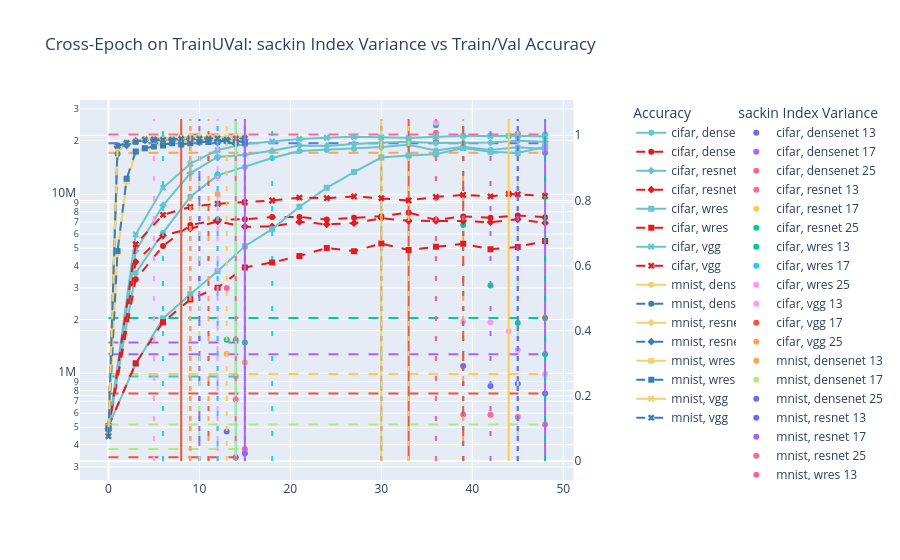

Notebook code cell kept with this figure:
### Code cell
epoch_trainUval = epoch_data[(epoch_data['split'] == 'trainUval')]
epoch_trainUval = epoch_trainUval.sort_values(by='epoch')

fig = make_subplots(specs=[[{"secondary_y": True}]], )

train_acc_trainUval = px.line(epoch_trainUval, x='epoch', y='train_acc', color="dataset", color_discrete_sequence=color_seq_train, symbol="model")
val_acc_trainUval = px.line(epoch_trainUval, x='epoch', y='val_acc', color="dataset", color_discrete_sequence=color_seq_val, symbol="model", line_dash_sequence=['dash'])

traces = tuple(train_acc_trainUval.data)

for i, trace in enumerate(traces):
	# get dataset, model out of the trace
	dataset, model = str(trace['name']).split(", ")
    
	all_epochs = epoch_trainUval[(epoch_trainUval['dataset'] == dataset) & (epoch_trainUval['model'] == model)].copy()

	for size in window_sizes:     
		col_name = f"sackin_index_std_w{size}"
		all_epochs[col_name] = all_epochs["sackin_index"].rolling(size).std()
  
		group = f"{trace["name"]} {size}"
		sackin_scatter_trainUval = go.Scatter(x=all_epochs['epoch'], y=all_epochs[col_name], mode='markers', name=group, legend="legend2", legendgroup=group)

		fig.add_trace(
			sackin_scatter_trainUval,
			secondary_y=False
		)
  
		epoch_span = (all_epochs['epoch'].min(), all_epochs['epoch'].max())
		lowest_5_variances = all_epochs.nsmallest(10, col_name)[col_name].to_numpy()
		for j, e in enumerate(lowest_5_variances[[0, -1]]):
			xline = go.Scatter(x=epoch_span, y=[e, e], mode="lines", line=dict(dash=f"10px 10px"), legend="legend2", legendgroup=group, showlegend=False)
			fig.add_trace(xline, secondary_y=False)

 
	fig.update_yaxes(type="log", secondary_y=False)

	fig.add_trace(
		train_acc_trainUval.data[i],
		secondary_y=True,
	)
 
	fig.add_trace(
		val_acc_trainUval.data[i],
		secondary_y=True,
	)
 
	top_5_epochs = all_epochs.sort_values(by='val_acc', ascending=False).iloc[:5]['epoch'].to_numpy()

	for i, e in enumerate(top_5_epochs):
		fig.add_trace(go.Scatter(x=[e, e], y=[0, 1.05], mode="lines", line=dict(color=trace['marker']['color'], dash=f"5px {i*5}px"), legendgroup=trace['name'], showlegend=False), secondary_y=True)

# set title
fig.update_layout(
	title_text="Cross-Epoch on TrainUVal: sackin Index Variance vs Train/Val Accuracy",
	legend = dict(title="Accuracy", tracegroupgap=0, x=1.05, y=1),
	legend2 = dict(title="sackin Index Variance", tracegroupgap=0, x=1.25, y=1),
)
fig.show()

### Figure 1 — Plotly figure (JSON) as saved in the notebook; plotly's stock layout.template omitted (floating-point values rounded to 4 significant figures)
{"data": [{"legend": "legend2", "legendgroup": "cifar, densenet 13", "mode": "markers", "name": "cifar, densenet 13", "type": "scatter", "x": [0, 3, 6, 9, 12, 15, 18, 21, 24, 27, 30, 33, 36, 39, 42, 45, 48], "xaxis": "x", "y": [NaN, NaN, NaN, NaN, NaN, NaN, NaN, NaN, NaN, NaN, NaN, NaN, 19590000.0, 1100000.0, 851300.0, 875000.0, 771700.0], "yaxis": "y"}, {"legend": "legend2", "legendgroup": "cifar, densenet 13", "line": {"dash": "10px 10px"}, "mode": "lines", "showlegend": false, "type": "scatter", "x": [0, 48], "xaxis": "x", "y": [771700.0, 771700.0], "yaxis": "y"}, {"legend": "legend2", "legendgroup": "cifar, densenet 13", "line": {"dash": "10px 10px"}, "mode": "lines", "showlegend": false, "type": "scatter", "x": [0, 48], "xaxis": "x", "y": [null, null], "yaxis": "y"}, {"legend": "legend2", "legendgroup": "cifar, densenet 17", "mode": "markers", "name": "cifar, densenet 17", "type": "scatter", "x": [0, 3, 6, 9, 12, 15, 18, 21, 24, 27, 30, 33, 36, 39, 42, 45, 48], "xaxis": "x", "y": [NaN, NaN, NaN, NaN, NaN, NaN, NaN, NaN, NaN, NaN, NaN, NaN, NaN, NaN, NaN, NaN, 17090000.0], "yaxis": "y"}, {"legend": "legend2", "legendgroup": "cifar, densenet 17", "line": {"dash": "10px 10px"}, "mode": "lines", "showlegend": false, "type": "scatter", "x": [0, 48], "xaxis": "x", "y": [17090000.0, 17090000.0], "yaxis": "y"}, {"legend": "legend2", "legendgroup": "cifar, densenet 17", "line": {"dash": "10px 10px"}, "mode": "lines", "showlegend": false, "type": "scatter", "x": [0, 48], "xaxis": "x", "y": [null, null], "yaxis": "y"}, {"legend": "legend2", "legendgroup": "cifar, densenet 25", "mode": "markers", "name": "cifar, densenet 25", "type": "scatter", "x": [0, 3, 6, 9, 12, 15, 18, 21, 24, 27, 30, 33, 36, 39, 42, 45, 48], "xaxis": "x", "y": [NaN, NaN, NaN, NaN, NaN, NaN, NaN, NaN, NaN, NaN, NaN, NaN, NaN, NaN, NaN, NaN, NaN], "yaxis": "y"}, {"legend": "legend2", "legendgroup": "cifar, densenet 25", "line": {"dash": "10px 10px"}, "mode": "lines", "showlegend": false, "type": "scatter", "x": [0, 48], "xaxis": "x", "y": [null, null], "yaxis": "y"}, {"legend": "legend2", "legendgroup": "cifar, densenet 25", "line": {"dash": "10px 10px"}, "mode": "lines", "showlegend": false, "type": "scatter", "x": [0, 48], "xaxis": "x", "y": [null, null], "yaxis": "y"}, {"hovertemplate": "dataset=cifar<br>model=densenet<br>epoch=%{x}<br>train_acc=%{y}<extra></extra>", "legendgroup": "cifar, densenet", "line": {"color": "rgb(102, 197, 204)", "dash": "solid"}, "marker": {"symbol": "circle"}, "mode": "lines+markers", "name": "cifar, densenet", "orientation": "v", "showlegend": true, "type": "scatter", "x": [0, 3, 6, 9, 12, 15, 18, 21, 24, 27, 30, 33, 36, 39, 42, 45, 48], "xaxis": "x", "y": [0.09992, 0.5768, 0.7007, 0.8117, 0.8768, 0.9026, 0.9304, 0.9516, 0.9551, 0.9589, 0.9639, 0.9706, 0.953, 0.9645, 0.955, 0.9631, 0.9578], "yaxis": "y2"}, {"hovertemplate": "dataset=cifar<br>model=densenet<br>epoch=%{x}<br>val_acc=%{y}<extra></extra>", "legendgroup": "cifar, densenet", "line": {"color": "rgb(228,26,28)", "dash": "dash"}, "marker": {"symbol": "circle"}, "mode": "lines+markers", "name": "cifar, densenet", "orientation": "v", "showlegend": true, "type": "scatter", "x": [0, 3, 6, 9, 12, 15, 18, 21, 24, 27, 30, 33, 36, 39, 42, 45, 48], "xaxis": "x", "y": [0.0998, 0.5581, 0.6599, 0.7244, 0.7403, 0.7422, 0.7493, 0.749, 0.7413, 0.7468, 0.7517, 0.7626, 0.7403, 0.7509, 0.7467, 0.754, 0.7486], "yaxis": "y2"}, {"legendgroup": "cifar, densenet", "line": {"dash": "5px 0px"}, "mode": "lines", "showlegend": false, "type": "scatter", "x": [33, 33], "xaxis": "x", "y": [0, 1.05], "yaxis": "y2"}, {"legendgroup": "cifar, densenet", "line": {"dash": "5px 5px"}, "mode": "lines", "showlegend": false, "type": "scatter", "x": [45, 45], "xaxis": "x", "y": [0, 1.05], "yaxis": "y2"}, {"legendgroup": "cifar, densenet", "line": {"dash": "5px 10px"}, "mode": "lines", "showlegend": false, "type": "scatter", "x": [30, 30], "xaxis": "x", "y": [0, 1.05], "yaxis": "y2"}, {"legendgroup": "cifar, densenet", "line": {"dash": "5px 15px"}, "mode": "lines", "showlegend": false, "type": "scatter", "x": [39, 39], "xaxis": "x", "y": [0, 1.05], "yaxis": "y2"}, {"legendgroup": "cifar, densenet", "line": {"dash": "5px 20px"}, "mode": "lines", "showlegend": false, "type": "scatter", "x": [18, 18], "xaxis": "x", "y": [0, 1.05], "yaxis": "y2"}, {"legend": "legend2", "legendgroup": "cifar, resnet 13", "mode": "markers", "name": "cifar, resnet 13", "type": "scatter", "x": [0, 3, 6, 9, 12, 15, 18, 21, 24, 27, 30, 33, 36, 39, 42, 45, 48], "xaxis": "x", "y": [NaN, NaN, NaN, NaN, NaN, NaN, NaN, NaN, NaN, NaN, NaN, NaN, 22090000.0, 589900.0, 587900.0, 570900.0, 518500.0], "yaxis": "y"}, {"legend": "legend2", "legendgroup": "cifar, resnet 13", "line": {"dash": "10px 10px"}, "mode": "lines", "showlegend": false, "type": "scatter", "x": [0, 48], "xaxis": "x", "y": [518500.0, 518500.0], "yaxis": "y"}, {"legend": "legend2", "legendgroup": "cifar, resnet 13", "line": {"dash": "10px 10px"}, "mode": "lines", "showlegend": false, "type": "scatter", "x": [0, 48], "xaxis": "x", "y": [null, null], "yaxis": "y"}, {"legend": "legend2", "legendgroup": "cifar, resnet 17", "mode": "markers", "name": "cifar, resnet 17", "type": "scatter", "x": [0, 3, 6, 9, 12, 15, 18, 21, 24, 27, 30, 33, 36, 39, 42, 45, 48], "xaxis": "x", "y": [NaN, NaN, NaN, NaN, NaN, NaN, NaN, NaN, NaN, NaN, NaN, NaN, NaN, NaN, NaN, NaN, 19320000.0], "yaxis": "y"}, {"legend": "legend2", "legendgroup": "cifar, resnet 17", "line": {"dash": "10px 10px"}, "mode": "lines", "showlegend": false, "type": "scatter", "x": [0, 48], "xaxis": "x", "y": [19320000.0, 19320000.0], "yaxis": "y"}, {"legend": "legend2", "legendgroup": "cifar, resnet 17", "line": {"dash": "10px 10px"}, "mode": "lines", "showlegend": false, "type": "scatter", "x": [0, 48], "xaxis": "x", "y": [null, null], "yaxis": "y"}, {"legend": "legend2", "legendgroup": "cifar, resnet 25", "mode": "markers", "name": "cifar, resnet 25", "type": "scatter", "x": [0, 3, 6, 9, 12, 15, 18, 21, 24, 27, 30, 33, 36, 39, 42, 45, 48], "xaxis": "x", "y": [NaN, NaN, NaN, NaN, NaN, NaN, NaN, NaN, NaN, NaN, NaN, NaN, NaN, NaN, NaN, NaN, NaN], "yaxis": "y"}, {"legend": "legend2", "legendgroup": "cifar, resnet 25", "line": {"dash": "10px 10px"}, "mode": "lines", "showlegend": false, "type": "scatter", "x": [0, 48], "xaxis": "x", "y": [null, null], "yaxis": "y"}, {"legend": "legend2", "legendgroup": "cifar, resnet 25", "line": {"dash": "10px 10px"}, "mode": "lines", "showlegend": false, "type": "scatter", "x": [0, 48], "xaxis": "x", "y": [null, null], "yaxis": "y"}, {"hovertemplate": "dataset=cifar<br>model=resnet<br>epoch=%{x}<br>train_acc=%{y}<extra></extra>", "legendgroup": "cifar, resnet", "line": {"color": "rgb(102, 197, 204)", "dash": "solid"}, "marker": {"symbol": "diamond"}, "mode": "lines+markers", "name": "cifar, resnet", "orientation": "v", "showlegend": true, "type": "scatter", "x": [0, 3, 6, 9, 12, 15, 18, 21, 24, 27, 30, 33, 36, 39, 42, 45, 48], "xaxis": "x", "y": [0.1, 0.6449, 0.7851, 0.8831, 0.9335, 0.9403, 0.9524, 0.9688, 0.9675, 0.9736, 0.9768, 0.9805, 0.9766, 0.9767, 0.9776, 0.9831, 0.9798], "yaxis": "y2"}, {"hovertemplate": "dataset=cifar<br>model=resnet<br>epoch=%{x}<br>val_acc=%{y}<extra></extra>", "legendgroup": "cifar, resnet", "line": {"color": "rgb(228,26,28)", "dash": "dash"}, "marker": {"symbol": "diamond"}, "mode": "lines+markers", "name": "cifar, resnet", "orientation": "v", "showlegend": true, "type": "scatter", "x": [0, 3, 6, 9, 12, 15, 18, 21, 24, 27, 30, 33, 36, 39, 42, 45, 48], "xaxis": "x", "y": [0.1, 0.6114, 0.692, 0.7137, 0.7355, 0.7192, 0.7201, 0.7343, 0.7267, 0.7302, 0.7454, 0.7376, 0.737, 0.7365, 0.7333, 0.742, 0.7308], "yaxis": "y2"}, {"legendgroup": "cifar, resnet", "line": {"dash": "5px 0px"}, "mode": "lines", "showlegend": false, "type": "scatter", "x": [30, 30], "xaxis": "x", "y": [0, 1.05], "yaxis": "y2"}, {"legendgroup": "cifar, resnet", "line": {"dash": "5px 5px"}, "mode": "lines", "showlegend": false, "type": "scatter", "x": [45, 45], "xaxis": "x", "y": [0, 1.05], "yaxis": "y2"}, {"legendgroup": "cifar, resnet", "line": {"dash": "5px 10px"}, "mode": "lines", "showlegend": false, "type": "scatter", "x": [33, 33], "xaxis": "x", "y": [0, 1.05], "yaxis": "y2"}, {"legendgroup": "cifar, resnet", "line": {"dash": "5px 15px"}, "mode": "lines", "showlegend": false, "type": "scatter", "x": [36, 36], "xaxis": "x", "y": [0, 1.05], "yaxis": "y2"}, {"legendgroup": "cifar, resnet", "line": {"dash": "5px 20px"}, "mode": "lines", "showlegend": false, "type": "scatter", "x": [39, 39], "xaxis": "x", "y": [0, 1.05], "yaxis": "y2"}, {"legend": "legend2", "legendgroup": "cifar, wres 13", "mode": "markers", "name": "cifar, wres 13", "type": "scatter", "x": [0, 3, 6, 9, 12, 15, 18, 21, 24, 27, 30, 33, 36, 39, 42, 45, 48], "xaxis": "x", "y": [NaN, NaN, NaN, NaN, NaN, NaN, NaN, NaN, NaN, NaN, NaN, NaN, 24360000.0, 6737000.0, 3094000.0, 1914000.0, 1277000.0], "yaxis": "y"}, {"legend": "legend2", "legendgroup": "cifar, wres 13", "line": {"dash": "10px 10px"}, "mode": "lines", "showlegend": false, "type": "scatter", "x": [0, 48], "xaxis": "x", "y": [1277000.0, 1277000.0], "yaxis": "y"}, {"legend": "legend2", "legendgroup": "cifar, wres 13", "line": {"dash": "10px 10px"}, "mode": "lines", "showlegend": false, "type": "scatter", "x": [0, 48], "xaxis": "x", "y": [null, null], "yaxis": "y"}, {"legend": "legend2", "legendgroup": "cifar, wres 17", "mode": "markers", "name": "cifar, wres 17", "type": "scatter", "x": [0, 3, 6, 9, 12, 15, 18, 21, 24, 27, 30, 33, 36, 39, 42, 45, 48], "xaxis": "x", "y": [NaN, NaN, NaN, NaN, NaN, NaN, NaN, NaN, NaN, NaN, NaN, NaN, NaN, NaN, NaN, NaN, 21620000.0], "yaxis": "y"}, {"legend": "legend2", "legendgroup": "cifar, wres 17", "line": {"dash": "10px 10px"}, "mode": "lines", "showlegend": false, "type": "scatter", "x": [0, 48], "xaxis": "x", "y": [21620000.0, 21620000.0], "yaxis": "y"}, {"legend": "legend2", "legendgroup": "cifar, wres 17", "line": {"dash": "10px 10px"}, "mode": "lines", "showlegend": false, "type": "scatter", "x": [0, 48], "xaxis": "x", "y": [null, null], "yaxis": "y"}, {"legend": "legend2", "legendgroup": "cifar, wres 25", "mode": "markers", "name": "cifar, wres 25", "type": "scatter", "x": [0, 3, 6, 9, 12, 15, 18, 21, 24, 27, 30, 33, 36, 39, 42, 45, 48], "xaxis": "x", "y": [NaN, NaN, NaN, NaN, NaN, NaN, NaN, NaN, NaN, NaN, NaN, NaN, NaN, NaN, NaN, NaN, NaN], "yaxis": "y"}, {"legend": "legend2", "legendgroup": "cifar, wres 25", "line": {"dash": "10px 10px"}, "mode": "lines", "showlegend": false, "type": "scatter", "x": [0, 48], "xaxis": "x", "y": [null, null], "yaxis": "y"}, {"legend": "legend2", "legendgroup": "cifar, wres 25", "line": {"dash": "10px 10px"}, "mode": "lines", "showlegend": false, "type": "scatter", "x": [0, 48], "xaxis": "x", "y": [null, null], "yaxis": "y"}, {"hovertemplate": "dataset=cifar<br>model=wres<br>epoch=%{x}<br>train_acc=%{y}<extra></extra>", "legendgroup": "cifar, wres", "line": {"color": "rgb(102, 197, 204)", "dash": "solid"}, "marker": {"symbol": "square"}, "mode": "lines+markers", "name": "cifar, wres", "orientation": "v", "showlegend": true, "type": "scatter", "x": [0, 3, 6, 9, 12, 15, 18, 21, 24, 27, 30, 33, 36, 39, 42, 45, 48], "xaxis": "x", "y": [0.1061, 0.2973, 0.4376, 0.5122, 0.5824, 0.6593, 0.7118, 0.7808, 0.8386, 0.8869, 0.9315, 0.9382, 0.942, 0.9606, 0.9496, 0.946, 0.9647], "yaxis": "y2"}, {"hovertemplate": "dataset=cifar<br>model=wres<br>epoch=%{x}<br>val_acc=%{y}<extra></extra>", "legendgroup": "cifar, wres", "line": {"color": "rgb(228,26,28)", "dash": "dash"}, "marker": {"symbol": "square"}, "mode": "lines+markers", "name": "cifar, wres", "orientation": "v", "showlegend": true, "type": "scatter", "x": [0, 3, 6, 9, 12, 15, 18, 21, 24, 27, 30, 33, 36, 39, 42, 45, 48], "xaxis": "x", "y": [0.1065, 0.3001, 0.4261, 0.4962, 0.5322, 0.5944, 0.6095, 0.6291, 0.6541, 0.6443, 0.6676, 0.6481, 0.6576, 0.6669, 0.6504, 0.6574, 0.6755], "yaxis": "y2"}, {"legendgroup": "cifar, wres", "line": {"dash": "5px 0px"}, "mode": "lines", "showlegend": false, "type": "scatter", "x": [48, 48], "xaxis": "x", "y": [0, 1.05], "yaxis": "y2"}, {"legendgroup": "cifar, wres", "line": {"dash": "5px 5px"}, "mode": "lines", "showlegend": false, "type": "scatter", "x": [30, 30], "xaxis": "x", "y": [0, 1.05], "yaxis": "y2"}, {"legendgroup": "cifar, wres", "line": {"dash": "5px 10px"}, "mode": "lines", "showlegend": false, "type": "scatter", "x": [39, 39], "xaxis": "x", "y": [0, 1.05], "yaxis": "y2"}, {"legendgroup": "cifar, wres", "line": {"dash": "5px 15px"}, "mode": "lines", "showlegend": false, "type": "scatter", "x": [36, 36], "xaxis": "x", "y": [0, 1.05], "yaxis": "y2"}, {"legendgroup": "cifar, wres", "line": {"dash": "5px 20px"}, "mode": "lines", "showlegend": false, "type": "scatter", "x": [45, 45], "xaxis": "x", "y": [0, 1.05], "yaxis": "y2"}, {"legend": "legend2", "legendgroup": "cifar, vgg 13", "mode": "markers", "name": "cifar, vgg 13", "type": "scatter", "x": [0, 3, 6, 9, 12, 15, 18, 21, 24, 27, 30, 33, 36, 39, 42, 44, 45, 48], "xaxis": "x", "y": [NaN, NaN, NaN, NaN, NaN, NaN, NaN, NaN, NaN, NaN, NaN, NaN, 25130000.0, 1950000.0, 1931000.0, 1718000.0, 1350000.0, 992500.0], "yaxis": "y"}, {"legend": "legend2", "legendgroup": "cifar, vgg 13", "line": {"dash": "10px 10px"}, "mode": "lines", "showlegend": false, "type": "scatter", "x": [0, 48], "xaxis": "x", "y": [992500.0, 992500.0], "yaxis": "y"}, {"legend": "legend2", "legendgroup": "cifar, vgg 13", "line": {"dash": "10px 10px"}, "mode": "lines", "showlegend": false, "type": "scatter", "x": [0, 48], "xaxis": "x", "y": [null, null], "yaxis": "y"}, {"legend": "legend2", "legendgroup": "cifar, vgg 17", "mode": "markers", "name": "cifar, vgg 17", "type": "scatter", "x": [0, 3, 6, 9, 12, 15, 18, 21, 24, 27, 30, 33, 36, 39, 42, 44, 45, 48], "xaxis": "x", "y": [NaN, NaN, NaN, NaN, NaN, NaN, NaN, NaN, NaN, NaN, NaN, NaN, NaN, NaN, NaN, NaN, 21840000.0, 2036000.0], "yaxis": "y"}, {"legend": "legend2", "legendgroup": "cifar, vgg 17", "line": {"dash": "10px 10px"}, "mode": "lines", "showlegend": false, "type": "scatter", "x": [0, 48], "xaxis": "x", "y": [2036000.0, 2036000.0], "yaxis": "y"}, {"legend": "legend2", "legendgroup": "cifar, vgg 17", "line": {"dash": "10px 10px"}, "mode": "lines", "showlegend": false, "type": "scatter", "x": [0, 48], "xaxis": "x", "y": [null, null], "yaxis": "y"}, {"legend": "legend2", "legendgroup": "cifar, vgg 25", "mode": "markers", "name": "cifar, vgg 25", "type": "scatter", "x": [0, 3, 6, 9, 12, 15, 18, 21, 24, 27, 30, 33, 36, 39, 42, 44, 45, 48], "xaxis": "x", "y": [NaN, NaN, NaN, NaN, NaN, NaN, NaN, NaN, NaN, NaN, NaN, NaN, NaN, NaN, NaN, NaN, NaN, NaN], "yaxis": "y"}, {"legend": "legend2", "legendgroup": "cifar, vgg 25", "line": {"dash": "10px 10px"}, "mode": "lines", "showlegend": false, "type": "scatter", "x": [0, 48], "xaxis": "x", "y": [null, null], "yaxis": "y"}, {"legend": "legend2", "legendgroup": "cifar, vgg 25", "line": {"dash": "10px 10px"}, "mode": "lines", "showlegend": false, "type": "scatter", "x": [0, 48], "xaxis": "x", "y": [null, null], "yaxis": "y"}, {"hovertemplate": "dataset=cifar<br>model=vgg<br>epoch=%{x}<br>train_acc=%{y}<extra></extra>", "legendgroup": "cifar, vgg", "line": {"color": "rgb(102, 197, 204)", "dash": "solid"}, "marker": {"symbol": "x"}, "mode": "lines+markers", "name": "cifar, vgg", "orientation": "v", "showlegend": true, "type": "scatter", "x": [0, 3, 6, 9, 12, 15, 18, 21, 24, 27, 30, 33, 36, 39, 42, 44, 45, 48], "xaxis": "x", "y": [0.0898, 0.6955, 0.8388, 0.9127, 0.9546, 0.9732, 0.981, 0.9885, 0.9924, 0.9951, 0.9939, 0.9915, 0.9954, 0.998, 0.9974, 0.9979, 0.9983, 0.9962], "yaxis": "y2"}, {"hovertemplate": "dataset=cifar<br>model=vgg<br>epoch=%{x}<br>val_acc=%{y}<extra></extra>", "legendgroup": "cifar, vgg", "line": {"color": "rgb(228,26,28)", "dash": "dash"}, "marker": {"symbol": "x"}, "mode": "lines+markers", "name": "cifar, vgg", "orientation": "v", "showlegend": true, "type": "scatter", "x": [0, 3, 6, 9, 12, 15, 18, 21, 24, 27, 30, 33, 36, 39, 42, 44, 45, 48], "xaxis": "x", "y": [0.088, 0.6654, 0.7557, 0.78, 0.7898, 0.7943, 0.7998, 0.8085, 0.8068, 0.8122, 0.807, 0.8, 0.8109, 0.8168, 0.8124, 0.8201, 0.8188, 0.8136], "yaxis": "y2"}, {"legendgroup": "cifar, vgg", "line": {"dash": "5px 0px"}, "mode": "lines", "showlegend": false, "type": "scatter", "x": [44, 44], "xaxis": "x", "y": [0, 1.05], "yaxis": "y2"}, {"legendgroup": "cifar, vgg", "line": {"dash": "5px 5px"}, "mode": "lines", "showlegend": false, "type": "scatter", "x": [45, 45], "xaxis": "x", "y": [0, 1.05], "yaxis": "y2"}, {"legendgroup": "cifar, vgg", "line": {"dash": "5px 10px"}, "mode": "lines", "showlegend": false, "type": "scatter", "x": [39, 39], "xaxis": "x", "y": [0, 1.05], "yaxis": "y2"}, {"legendgroup": "cifar, vgg", "line": {"dash": "5px 15px"}, "mode": "lines", "showlegend": false, "type": "scatter", "x": [48, 48], "xaxis": "x", "y": [0, 1.05], "yaxis": "y2"}, {"legendgroup": "cifar, vgg", "line": {"dash": "5px 20px"}, "mode": "lines", "showlegend": false, "type": "scatter", "x": [42, 42], "xaxis": "x", "y": [0, 1.05], "yaxis": "y2"}, {"legend": "legend2", "legendgroup": "mnist, densenet 13", "mode": "markers", "name": "mnist, densenet 13", "type": "scatter", "x": [0, 1, 2, 3, 4, 5, 6, 7, 8, 9, 10, 11, 12, 13, 14, 15], "xaxis": "x", "y": [NaN, NaN, NaN, NaN, NaN, NaN, NaN, NaN, NaN, NaN, NaN, NaN, 10040000.0, 1289000.0, 960800.0, 1149000.0], "yaxis": "y"}, {"legend": "legend2", "legendgroup": "mnist, densenet 13", "line": {"dash": "10px 10px"}, "mode": "lines", "showlegend": false, "type": "scatter", "x": [0, 15], "xaxis": "x", "y": [960800.0, 960800.0], "yaxis": "y"}, {"legend": "legend2", "legendgroup": "mnist, densenet 13", "line": {"dash": "10px 10px"}, "mode": "lines", "showlegend": false, "type": "scatter", "x": [0, 15], "xaxis": "x", "y": [null, null], "yaxis": "y"}, {"legend": "legend2", "legendgroup": "mnist, densenet 17", "mode": "markers", "name": "mnist, densenet 17", "type": "scatter", "x": [0, 1, 2, 3, 4, 5, 6, 7, 8, 9, 10, 11, 12, 13, 14, 15], "xaxis": "x", "y": [NaN, NaN, NaN, NaN, NaN, NaN, NaN, NaN, NaN, NaN, NaN, NaN, NaN, NaN, NaN, NaN], "yaxis": "y"}, {"legend": "legend2", "legendgroup": "mnist, densenet 17", "line": {"dash": "10px 10px"}, "mode": "lines", "showlegend": false, "type": "scatter", "x": [0, 15], "xaxis": "x", "y": [null, null], "yaxis": "y"}, {"legend": "legend2", "legendgroup": "mnist, densenet 17", "line": {"dash": "10px 10px"}, "mode": "lines", "showlegend": false, "type": "scatter", "x": [0, 15], "xaxis": "x", "y": [null, null], "yaxis": "y"}, {"legend": "legend2", "legendgroup": "mnist, densenet 25", "mode": "markers", "name": "mnist, densenet 25", "type": "scatter", "x": [0, 1, 2, 3, 4, 5, 6, 7, 8, 9, 10, 11, 12, 13, 14, 15], "xaxis": "x", "y": [NaN, NaN, NaN, NaN, NaN, NaN, NaN, NaN, NaN, NaN, NaN, NaN, NaN, NaN, NaN, NaN], "yaxis": "y"}, {"legend": "legend2", "legendgroup": "mnist, densenet 25", "line": {"dash": "10px 10px"}, "mode": "lines", "showlegend": false, "type": "scatter", "x": [0, 15], "xaxis": "x", "y": [null, null], "yaxis": "y"}, {"legend": "legend2", "legendgroup": "mnist, densenet 25", "line": {"dash": "10px 10px"}, "mode": "lines", "showlegend": false, "type": "scatter", "x": [0, 15], "xaxis": "x", "y": [null, null], "yaxis": "y"}, {"hovertemplate": "dataset=mnist<br>model=densenet<br>epoch=%{x}<br>train_acc=%{y}<extra></extra>", "legendgroup": "mnist, densenet", "line": {"color": "rgb(246, 207, 113)", "dash": "solid"}, "marker": {"symbol": "circle"}, "mode": "lines+markers", "name": "mnist, densenet", "orientation": "v", "showlegend": true, "type": "scatter", "x": [0, 1, 2, 3, 4, 5, 6, 7, 8, 9, 10, 11, 12, 13, 14, 15], "xaxis": "x", "y": [0.0981, 0.9468, 0.9785, 0.9831, 0.9876, 0.991, 0.9916, 0.9882, 0.9929, 0.9941, 0.9902, 0.9877, 0.9868, 0.9908, 0.9939, 0.9913], "yaxis": "y2"}, {"hovertemplate": "dataset=mnist<br>model=densenet<br>epoch=%{x}<br>val_acc=%{y}<extra></extra>", "legendgroup": "mnist, densenet", "line": {"color": "rgb(55,126,184)", "dash": "dash"}, "marker": {"symbol": "circle"}, "mode": "lines+markers", "name": "mnist, densenet", "orientation": "v", "showlegend": true, "type": "scatter", "x": [0, 1, 2, 3, 4, 5, 6, 7, 8, 9, 10, 11, 12, 13, 14, 15], "xaxis": "x", "y": [0.0961, 0.9424, 0.976, 0.98, 0.9865, 0.9883, 0.9882, 0.9853, 0.9887, 0.9891, 0.9851, 0.9825, 0.978, 0.9863, 0.9902, 0.9851], "yaxis": "y2"}, {"legendgroup": "mnist, densenet", "line": {"dash": "5px 0px"}, "mode": "lines", "showlegend": false, "type": "scatter", "x": [14, 14], "xaxis": "x", "y": [0, 1.05], "yaxis": "y2"}, {"legendgroup": "mnist, densenet", "line": {"dash": "5px 5px"}, "mode": "lines", "showlegend": false, "type": "scatter", "x": [9, 9], "xaxis": "x", "y": [0, 1.05], "yaxis": "y2"}, {"legendgroup": "mnist, densenet", "line": {"dash": "5px 10px"}, "mode": "lines", "showlegend": false, "type": "scatter", "x": [8, 8], "xaxis": "x", "y": [0, 1.05], "yaxis": "y2"}, {"legendgroup": "mnist, densenet", "line": {"dash": "5px 15px"}, "mode": "lines", "showlegend": false, "type": "scatter", "x": [5, 5], "xaxis": "x", "y": [0, 1.05], "yaxis": "y2"}, {"legendgroup": "mnist, densenet", "line": {"dash": "5px 20px"}, "mode": "lines", "showlegend": false, "type": "scatter", "x": [6, 6], "xaxis": "x", "y": [0, 1.05], "yaxis": "y2"}, {"legend": "legend2", "legendgroup": "mnist, resnet 13", "mode": "markers", "name": "mnist, resnet 13", "type": "scatter", "x": [0, 1, 2, 3, 4, 5, 6, 7, 8, 9, 10, 11, 12, 13, 14, 15], "xaxis": "x", "y": [NaN, NaN, NaN, NaN, NaN, NaN, NaN, NaN, NaN, NaN, NaN, NaN, 12650000.0, 473200.0, 339900.0, 357800.0], "yaxis": "y"}, {"legend": "legend2", "legendgroup": "mnist, resnet 13", "line": {"dash": "10px 10px"}, "mode": "lines", "showlegend": false, "type": "scatter", "x": [0, 15], "xaxis": "x", "y": [339900.0, 339900.0], "yaxis": "y"}, {"legend": "legend2", "legendgroup": "mnist, resnet 13", "line": {"dash": "10px 10px"}, "mode": "lines", "showlegend": false, "type": "scatter", "x": [0, 15], "xaxis": "x", "y": [null, null], "yaxis": "y"}, {"legend": "legend2", "legendgroup": "mnist, resnet 17", "mode": "markers", "name": "mnist, resnet 17", "type": "scatter", "x": [0, 1, 2, 3, 4, 5, 6, 7, 8, 9, 10, 11, 12, 13, 14, 15], "xaxis": "x", "y": [NaN, NaN, NaN, NaN, NaN, NaN, NaN, NaN, NaN, NaN, NaN, NaN, NaN, NaN, NaN, NaN], "yaxis": "y"}, {"legend": "legend2", "legendgroup": "mnist, resnet 17", "line": {"dash": "10px 10px"}, "mode": "lines", "showlegend": false, "type": "scatter", "x": [0, 15], "xaxis": "x", "y": [null, null], "yaxis": "y"}, {"legend": "legend2", "legendgroup": "mnist, resnet 17", "line": {"dash": "10px 10px"}, "mode": "lines", "showlegend": false, "type": "scatter", "x": [0, 15], "xaxis": "x", "y": [null, null], "yaxis": "y"}, {"legend": "legend2", "legendgroup": "mnist, resnet 25", "mode": "markers", "name": "mnist, resnet 25", "type": "scatter", "x": [0, 1, 2, 3, 4, 5, 6, 7, 8, 9, 10, 11, 12, 13, 14, 15], "xaxis": "x", "y": [NaN, NaN, NaN, NaN, NaN, NaN, NaN, NaN, NaN, NaN, NaN, NaN, NaN, NaN, NaN, NaN], "yaxis": "y"}, {"legend": "legend2", "legendgroup": "mnist, resnet 25", "line": {"dash": "10px 10px"}, "mode": "lines", "showlegend": false, "type": "scatter", "x": [0, 15], "xaxis": "x", "y": [null, null], "yaxis": "y"}, {"legend": "legend2", "legendgroup": "mnist, resnet 25", "line": {"dash": "10px 10px"}, "mode": "lines", "showlegend": false, "type": "scatter", "x": [0, 15], "xaxis": "x", "y": [null, null], "yaxis": "y"}, {"hovertemplate": "dataset=mnist<br>model=resnet<br>epoch=%{x}<br>train_acc=%{y}<extra></extra>", "legendgroup": "mnist, resnet", "line": {"color": "rgb(246, 207, 113)", "dash": "solid"}, "marker": {"symbol": "diamond"}, "mode": "lines+markers", "name": "mnist, resnet", "orientation": "v", "showlegend": true, "type": "scatter", "x": [0, 1, 2, 3, 4, 5, 6, 7, 8, 9, 10, 11, 12, 13, 14, 15], "xaxis": "x", "y": [0.09793, 0.9646, 0.9677, 0.984, 0.9848, 0.9867, 0.9903, 0.9912, 0.9909, 0.9901, 0.9925, 0.9925, 0.988, 0.9847, 0.9778, 0.9932], "yaxis": "y2"}, {"hovertemplate": "dataset=mnist<br>model=resnet<br>epoch=%{x}<br>val_acc=%{y}<extra></extra>", "legendgroup": "mnist, resnet", "line": {"color": "rgb(55,126,184)", "dash": "dash"}, "marker": {"symbol": "diamond"}, "mode": "lines+markers", "name": "mnist, resnet", "orientation": "v", "showlegend": true, "type": "scatter", "x": [0, 1, 2, 3, 4, 5, 6, 7, 8, 9, 10, 11, 12, 13, 14, 15], "xaxis": "x", "y": [0.0974, 0.9668, 0.9692, 0.9826, 0.9844, 0.9828, 0.9862, 0.9857, 0.9876, 0.984, 0.9873, 0.9872, 0.9823, 0.9806, 0.9726, 0.9874], "yaxis": "y2"}, {"legendgroup": "mnist, resnet", "line": {"dash": "5px 0px"}, "mode": "lines", "showlegend": false, "type": "scatter", "x": [8, 8], "xaxis": "x", "y": [0, 1.05], "yaxis": "y2"}, {"legendgroup": "mnist, resnet", "line": {"dash": "5px 5px"}, "mode": "lines", "showlegend": false, "type": "scatter", "x": [15, 15], "xaxis": "x", "y": [0, 1.05], "yaxis": "y2"}, {"legendgroup": "mnist, resnet", "line": {"dash": "5px 10px"}, "mode": "lines", "showlegend": false, "type": "scatter", "x": [10, 10], "xaxis": "x", "y": [0, 1.05], "yaxis": "y2"}, {"legendgroup": "mnist, resnet", "line": {"dash": "5px 15px"}, "mode": "lines", "showlegend": false, "type": "scatter", "x": [11, 11], "xaxis": "x", "y": [0, 1.05], "yaxis": "y2"}, {"legendgroup": "mnist, resnet", "line": {"dash": "5px 20px"}, "mode": "lines", "showlegend": false, "type": "scatter", "x": [6, 6], "xaxis": "x", "y": [0, 1.05], "yaxis": "y2"}, {"legend": "legend2", "legendgroup": "mnist, wres 13", "mode": "markers", "name": "mnist, wres 13", "type": "scatter", "x": [0, 1, 2, 3, 4, 5, 6, 7, 8, 9, 10, 11, 12, 13, 14, 15], "xaxis": "x", "y": [NaN, NaN, NaN, NaN, NaN, NaN, NaN, NaN, NaN, NaN, NaN, NaN, 16100000.0, 3000000.0, 715500.0, 378500.0], "yaxis": "y"}, {"legend": "legend2", "legendgroup": "mnist, wres 13", "line": {"dash": "10px 10px"}, "mode": "lines", "showlegend": false, "type": "scatter", "x": [0, 15], "xaxis": "x", "y": [378500.0, 378500.0], "yaxis": "y"}, {"legend": "legend2", "legendgroup": "mnist, wres 13", "line": {"dash": "10px 10px"}, "mode": "lines", "showlegend": false, "type": "scatter", "x": [0, 15], "xaxis": "x", "y": [null, null], "yaxis": "y"}, {"legend": "legend2", "legendgroup": "mnist, wres 17", "mode": "markers", "name": "mnist, wres 17", "type": "scatter", "x": [0, 1, 2, 3, 4, 5, 6, 7, 8, 9, 10, 11, 12, 13, 14, 15], "xaxis": "x", "y": [NaN, NaN, NaN, NaN, NaN, NaN, NaN, NaN, NaN, NaN, NaN, NaN, NaN, NaN, NaN, NaN], "yaxis": "y"}, {"legend": "legend2", "legendgroup": "mnist, wres 17", "line": {"dash": "10px 10px"}, "mode": "lines", "showlegend": false, "type": "scatter", "x": [0, 15], "xaxis": "x", "y": [null, null], "yaxis": "y"}, {"legend": "legend2", "legendgroup": "mnist, wres 17", "line": {"dash": "10px 10px"}, "mode": "lines", "showlegend": false, "type": "scatter", "x": [0, 15], "xaxis": "x", "y": [null, null], "yaxis": "y"}, {"legend": "legend2", "legendgroup": "mnist, wres 25", "mode": "markers", "name": "mnist, wres 25", "type": "scatter", "x": [0, 1, 2, 3, 4, 5, 6, 7, 8, 9, 10, 11, 12, 13, 14, 15], "xaxis": "x", "y": [NaN, NaN, NaN, NaN, NaN, NaN, NaN, NaN, NaN, NaN, NaN, NaN, NaN, NaN, NaN, NaN], "yaxis": "y"}, {"legend": "legend2", "legendgroup": "mnist, wres 25", "line": {"dash": "10px 10px"}, "mode": "lines", "showlegend": false, "type": "scatter", "x": [0, 15], "xaxis": "x", "y": [null, null], "yaxis": "y"}, {"legend": "legend2", "legendgroup": "mnist, wres 25", "line": {"dash": "10px 10px"}, "mode": "lines", "showlegend": false, "type": "scatter", "x": [0, 15], "xaxis": "x", "y": [null, null], "yaxis": "y"}, {"hovertemplate": "dataset=mnist<br>model=wres<br>epoch=%{x}<br>train_acc=%{y}<extra></extra>", "legendgroup": "mnist, wres", "line": {"color": "rgb(246, 207, 113)", "dash": "solid"}, "marker": {"symbol": "square"}, "mode": "lines+markers", "name": "mnist, wres", "orientation": "v", "showlegend": true, "type": "scatter", "x": [0, 1, 2, 3, 4, 5, 6, 7, 8, 9, 10, 11, 12, 13, 14, 15], "xaxis": "x", "y": [0.1039, 0.6396, 0.8585, 0.9477, 0.9598, 0.968, 0.9725, 0.9801, 0.9772, 0.982, 0.9831, 0.9847, 0.9875, 0.989, 0.9879, 0.9841], "yaxis": "y2"}, {"hovertemplate": "dataset=mnist<br>model=wres<br>epoch=%{x}<br>val_acc=%{y}<extra></extra>", "legendgroup": "mnist, wres", "line": {"color": "rgb(55,126,184)", "dash": "dash"}, "marker": {"symbol": "square"}, "mode": "lines+markers", "name": "mnist, wres", "orientation": "v", "showlegend": true, "type": "scatter", "x": [0, 1, 2, 3, 4, 5, 6, 7, 8, 9, 10, 11, 12, 13, 14, 15], "xaxis": "x", "y": [0.1007, 0.6448, 0.8664, 0.9505, 0.9605, 0.9656, 0.9687, 0.9756, 0.9719, 0.9756, 0.9799, 0.9795, 0.9832, 0.9826, 0.9841, 0.9774], "yaxis": "y2"}, {"legendgroup": "mnist, wres", "line": {"dash": "5px 0px"}, "mode": "lines", "showlegend": false, "type": "scatter", "x": [14, 14], "xaxis": "x", "y": [0, 1.05], "yaxis": "y2"}, {"legendgroup": "mnist, wres", "line": {"dash": "5px 5px"}, "mode": "lines", "showlegend": false, "type": "scatter", "x": [12, 12], "xaxis": "x", "y": [0, 1.05], "yaxis": "y2"}, {"legendgroup": "mnist, wres", "line": {"dash": "5px 10px"}, "mode": "lines", "showlegend": false, "type": "scatter", "x": [13, 13], "xaxis": "x", "y": [0, 1.05], "yaxis": "y2"}, {"legendgroup": "mnist, wres", "line": {"dash": "5px 15px"}, "mode": "lines", "showlegend": false, "type": "scatter", "x": [10, 10], "xaxis": "x", "y": [0, 1.05], "yaxis": "y2"}, {"legendgroup": "mnist, wres", "line": {"dash": "5px 20px"}, "mode": "lines", "showlegend": false, "type": "scatter", "x": [11, 11], "xaxis": "x", "y": [0, 1.05], "yaxis": "y2"}, {"legend": "legend2", "legendgroup": "mnist, vgg 13", "mode": "markers", "name": "mnist, vgg 13", "type": "scatter", "x": [0, 1, 2, 3, 4, 5, 6, 7, 8, 9, 10, 11, 12, 13, 14, 15], "xaxis": "x", "y": [NaN, NaN, NaN, NaN, NaN, NaN, NaN, NaN, NaN, NaN, NaN, NaN, 12870000.0, 1543000.0, 1534000.0, 1490000.0], "yaxis": "y"}, {"legend": "legend2", "legendgroup": "mnist, vgg 13", "line": {"dash": "10px 10px"}, "mode": "lines", "showlegend": false, "type": "scatter", "x": [0, 15], "xaxis": "x", "y": [1490000.0, 1490000.0], "yaxis": "y"}, {"legend": "legend2", "legendgroup": "mnist, vgg 13", "line": {"dash": "10px 10px"}, "mode": "lines", "showlegend": false, "type": "scatter", "x": [0, 15], "xaxis": "x", "y": [null, null], "yaxis": "y"}, {"legend": "legend2", "legendgroup": "mnist, vgg 17", "mode": "markers", "name": "mnist, vgg 17", "type": "scatter", "x": [0, 1, 2, 3, 4, 5, 6, 7, 8, 9, 10, 11, 12, 13, 14, 15], "xaxis": "x", "y": [NaN, NaN, NaN, NaN, NaN, NaN, NaN, NaN, NaN, NaN, NaN, NaN, NaN, NaN, NaN, NaN], "yaxis": "y"}, {"legend": "legend2", "legendgroup": "mnist, vgg 17", "line": {"dash": "10px 10px"}, "mode": "lines", "showlegend": false, "type": "scatter", "x": [0, 15], "xaxis": "x", "y": [null, null], "yaxis": "y"}, {"legend": "legend2", "legendgroup": "mnist, vgg 17", "line": {"dash": "10px 10px"}, "mode": "lines", "showlegend": false, "type": "scatter", "x": [0, 15], "xaxis": "x", "y": [null, null], "yaxis": "y"}, {"legend": "legend2", "legendgroup": "mnist, vgg 25", "mode": "markers", "name": "mnist, vgg 25", "type": "scatter", "x": [0, 1, 2, 3, 4, 5, 6, 7, 8, 9, 10, 11, 12, 13, 14, 15], "xaxis": "x", "y": [NaN, NaN, NaN, NaN, NaN, NaN, NaN, NaN, NaN, NaN, NaN, NaN, NaN, NaN, NaN, NaN], "yaxis": "y"}, {"legend": "legend2", "legendgroup": "mnist, vgg 25", "line": {"dash": "10px 10px"}, "mode": "lines", "showlegend": false, "type": "scatter", "x": [0, 15], "xaxis": "x", "y": [null, null], "yaxis": "y"}, {"legend": "legend2", "legendgroup": "mnist, vgg 25", "line": {"dash": "10px 10px"}, "mode": "lines", "showlegend": false, "type": "scatter", "x": [0, 15], "xaxis": "x", "y": [null, null], "yaxis": "y"}, {"hovertemplate": "dataset=mnist<br>model=vgg<br>epoch=%{x}<br>train_acc=%{y}<extra></extra>", "legendgroup": "mnist, vgg", "line": {"color": "rgb(246, 207, 113)", "dash": "solid"}, "marker": {"symbol": "x"}, "mode": "lines+markers", "name": "mnist, vgg", "orientation": "v", "showlegend": true, "type": "scatter", "x": [0, 1, 2, 3, 4, 5, 6, 7, 8, 9, 10, 11, 12, 13, 14, 15], "xaxis": "x", "y": [0.07863, 0.9642, 0.9775, 0.9815, 0.9896, 0.9923, 0.9891, 0.9917, 0.9939, 0.9958, 0.9944, 0.9962, 0.996, 0.9942, 0.9966, 0.9973], "yaxis": "y2"}, {"hovertemplate": "dataset=mnist<br>model=vgg<br>epoch=%{x}<br>val_acc=%{y}<extra></extra>", "legendgroup": "mnist, vgg", "line": {"color": "rgb(55,126,184)", "dash": "dash"}, "marker": {"symbol": "x"}, "mode": "lines+markers", "name": "mnist, vgg", "orientation": "v", "showlegend": true, "type": "scatter", "x": [0, 1, 2, 3, 4, 5, 6, 7, 8, 9, 10, 11, 12, 13, 14, 15], "xaxis": "x", "y": [0.0759, 0.9676, 0.9763, 0.9799, 0.9866, 0.987, 0.986, 0.9868, 0.9889, 0.9901, 0.9896, 0.9894, 0.99, 0.9865, 0.9897, 0.9901], "yaxis": "y2"}, {"legendgroup": "mnist, vgg", "line": {"dash": "5px 0px"}, "mode": "lines", "showlegend": false, "type": "scatter", "x": [15, 15], "xaxis": "x", "y": [0, 1.05], "yaxis": "y2"}, {"legendgroup": "mnist, vgg", "line": {"dash": "5px 5px"}, "mode": "lines", "showlegend": false, "type": "scatter", "x": [9, 9], "xaxis": "x", "y": [0, 1.05], "yaxis": "y2"}, {"legendgroup": "mnist, vgg", "line": {"dash": "5px 10px"}, "mode": "lines", "showlegend": false, "type": "scatter", "x": [12, 12], "xaxis": "x", "y": [0, 1.05], "yaxis": "y2"}, {"legendgroup": "mnist, vgg", "line": {"dash": "5px 15px"}, "mode": "lines", "showlegend": false, "type": "scatter", "x": [14, 14], "xaxis": "x", "y": [0, 1.05], "yaxis": "y2"}, {"legendgroup": "mnist, vgg", "line": {"dash": "5px 20px"}, "mode": "lines", "showlegend": false, "type": "scatter", "x": [10, 10], "xaxis": "x", "y": [0, 1.05], "yaxis": "y2"}], "layout": {"legend": {"title": {"text": "Accuracy"}, "tracegroupgap": 0, "x": 1.05, "y": 1}, "legend2": {"title": {"text": "sackin Index Variance"}, "tracegroupgap": 0, "x": 1.25, "y": 1}, "title": {"text": "Cross-Epoch on TrainUVal: sackin Index Variance vs Train/Val Accuracy"}, "xaxis": {"anchor": "y", "domain": [0, 0.94]}, "yaxis": {"anchor": "x", "domain": [0, 1], "type": "log"}, "yaxis2": {"anchor": "x", "overlaying": "y", "side": "right"}}}
